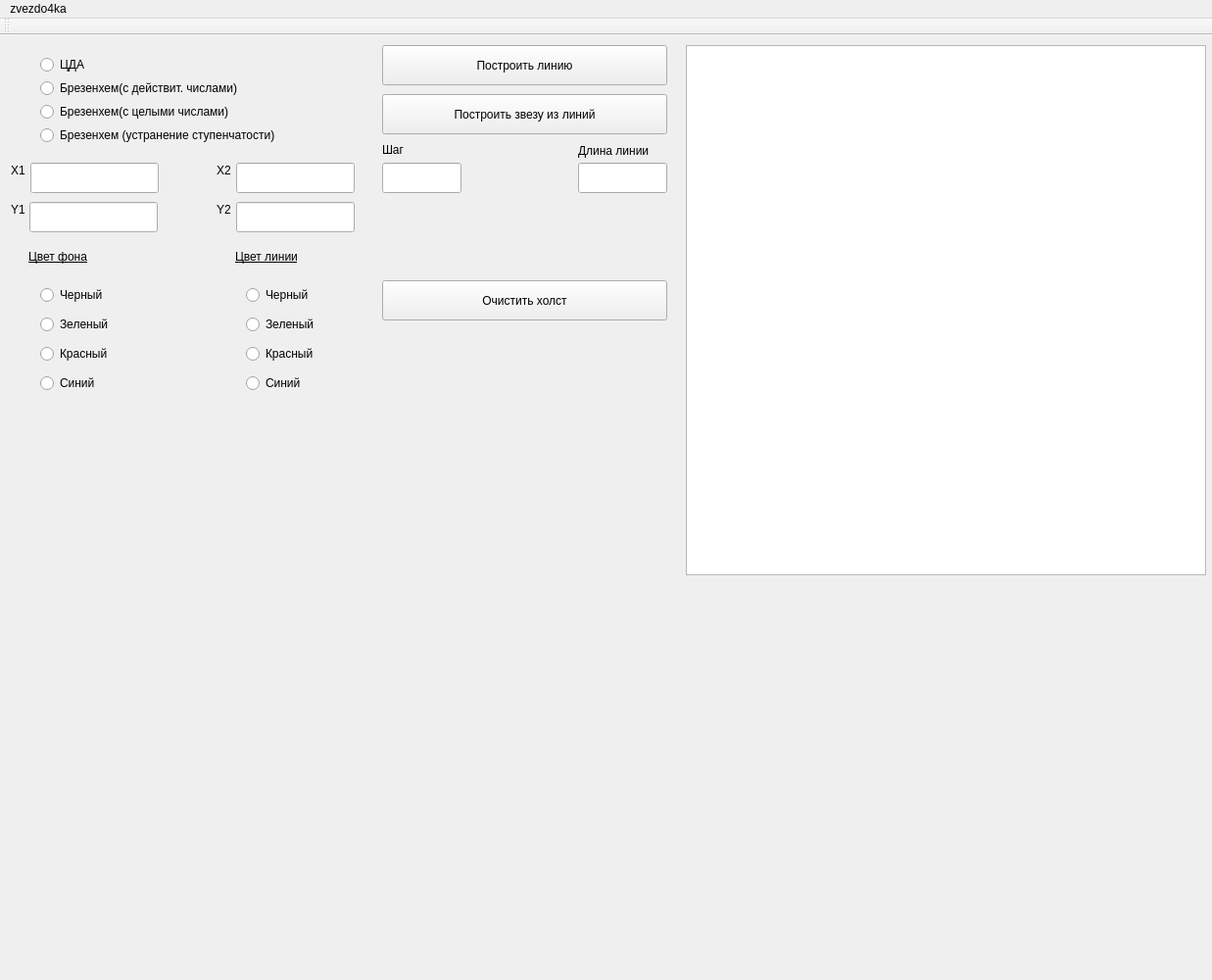
<?xml version="1.0" encoding="UTF-8"?>
<ui version="4.0">
 <class>MainWindow</class>
 <widget class="QMainWindow" name="MainWindow">
  <property name="geometry">
   <rect>
    <x>0</x>
    <y>0</y>
    <width>1237</width>
    <height>1000</height>
   </rect>
  </property>
  <property name="minimumSize">
   <size>
    <width>1000</width>
    <height>1000</height>
   </size>
  </property>
  <property name="windowTitle">
   <string>image</string>
  </property>
  <property name="toolTip">
   <string/>
  </property>
  <widget class="QWidget" name="centralWidget">
   <widget class="QGraphicsView" name="mainview">
    <property name="geometry">
     <rect>
      <x>700</x>
      <y>10</y>
      <width>531</width>
      <height>541</height>
     </rect>
    </property>
    <property name="minimumSize">
     <size>
      <width>400</width>
      <height>400</height>
     </size>
    </property>
   </widget>
   <widget class="QLineEdit" name="xn">
    <property name="geometry">
     <rect>
      <x>31</x>
      <y>130</y>
      <width>131</width>
      <height>31</height>
     </rect>
    </property>
   </widget>
   <widget class="QLabel" name="label">
    <property name="geometry">
     <rect>
      <x>11</x>
      <y>130</y>
      <width>16</width>
      <height>16</height>
     </rect>
    </property>
    <property name="text">
     <string>X1</string>
    </property>
   </widget>
   <widget class="QLabel" name="label_2">
    <property name="geometry">
     <rect>
      <x>11</x>
      <y>170</y>
      <width>16</width>
      <height>16</height>
     </rect>
    </property>
    <property name="text">
     <string>Y1</string>
    </property>
   </widget>
   <widget class="QLineEdit" name="yn">
    <property name="geometry">
     <rect>
      <x>30</x>
      <y>170</y>
      <width>131</width>
      <height>31</height>
     </rect>
    </property>
   </widget>
   <widget class="QLabel" name="label_3">
    <property name="geometry">
     <rect>
      <x>221</x>
      <y>130</y>
      <width>16</width>
      <height>16</height>
     </rect>
    </property>
    <property name="text">
     <string>X2</string>
    </property>
   </widget>
   <widget class="QLabel" name="label_4">
    <property name="geometry">
     <rect>
      <x>221</x>
      <y>170</y>
      <width>16</width>
      <height>16</height>
     </rect>
    </property>
    <property name="text">
     <string>Y2</string>
    </property>
   </widget>
   <widget class="QLineEdit" name="xk">
    <property name="geometry">
     <rect>
      <x>241</x>
      <y>130</y>
      <width>121</width>
      <height>31</height>
     </rect>
    </property>
   </widget>
   <widget class="QLineEdit" name="yk">
    <property name="geometry">
     <rect>
      <x>241</x>
      <y>170</y>
      <width>121</width>
      <height>31</height>
     </rect>
    </property>
   </widget>
   <widget class="QLabel" name="label_5">
    <property name="geometry">
     <rect>
      <x>29</x>
      <y>210</y>
      <width>81</width>
      <height>31</height>
     </rect>
    </property>
    <property name="font">
     <font>
      <underline>true</underline>
     </font>
    </property>
    <property name="text">
     <string>Цвет фона</string>
    </property>
   </widget>
   <widget class="QLabel" name="label_6">
    <property name="geometry">
     <rect>
      <x>240</x>
      <y>210</y>
      <width>81</width>
      <height>31</height>
     </rect>
    </property>
    <property name="font">
     <font>
      <underline>true</underline>
     </font>
    </property>
    <property name="text">
     <string>Цвет линии</string>
    </property>
   </widget>
   <widget class="QWidget" name="gridLayoutWidget">
    <property name="geometry">
     <rect>
      <x>30</x>
      <y>240</y>
      <width>91</width>
      <height>141</height>
     </rect>
    </property>
    <layout class="QGridLayout" name="gridLayout">
     <item row="0" column="0">
      <widget class="QRadioButton" name="blackBg">
       <property name="text">
        <string>Черный</string>
       </property>
      </widget>
     </item>
     <item row="1" column="0">
      <widget class="QRadioButton" name="greenBg">
       <property name="text">
        <string>Зеленый</string>
       </property>
      </widget>
     </item>
     <item row="2" column="0">
      <widget class="QRadioButton" name="redBg">
       <property name="text">
        <string>Красный</string>
       </property>
      </widget>
     </item>
     <item row="3" column="0">
      <widget class="QRadioButton" name="blueBg">
       <property name="text">
        <string>Синий</string>
       </property>
      </widget>
     </item>
    </layout>
   </widget>
   <widget class="QWidget" name="gridLayoutWidget_2">
    <property name="geometry">
     <rect>
      <x>240</x>
      <y>240</y>
      <width>91</width>
      <height>141</height>
     </rect>
    </property>
    <layout class="QGridLayout" name="gridLayout_2">
     <item row="0" column="0">
      <widget class="QRadioButton" name="blackLine">
       <property name="text">
        <string>Черный</string>
       </property>
      </widget>
     </item>
     <item row="1" column="0">
      <widget class="QRadioButton" name="greenLine">
       <property name="text">
        <string>Зеленый</string>
       </property>
      </widget>
     </item>
     <item row="2" column="0">
      <widget class="QRadioButton" name="redLine">
       <property name="text">
        <string>Красный</string>
       </property>
      </widget>
     </item>
     <item row="3" column="0">
      <widget class="QRadioButton" name="blueLine">
       <property name="text">
        <string>Синий</string>
       </property>
      </widget>
     </item>
    </layout>
   </widget>
   <widget class="QWidget" name="gridLayoutWidget_3">
    <property name="geometry">
     <rect>
      <x>30</x>
      <y>10</y>
      <width>331</width>
      <height>112</height>
     </rect>
    </property>
    <layout class="QGridLayout" name="gridLayout_3">
     <item row="0" column="0">
      <widget class="QRadioButton" name="cda">
       <property name="text">
        <string>ЦДА</string>
       </property>
      </widget>
     </item>
     <item row="1" column="0">
      <widget class="QRadioButton" name="br_float">
       <property name="text">
        <string>Брезенхем(с действит. числами)</string>
       </property>
      </widget>
     </item>
     <item row="2" column="0">
      <widget class="QRadioButton" name="br_int">
       <property name="text">
        <string>Брезенхем(с целыми числами)</string>
       </property>
      </widget>
     </item>
     <item row="3" column="0">
      <widget class="QRadioButton" name="br_smooth">
       <property name="text">
        <string>Брезенхем (устранение ступенчатости)</string>
       </property>
      </widget>
     </item>
    </layout>
   </widget>
   <widget class="QPushButton" name="drawLine">
    <property name="geometry">
     <rect>
      <x>390</x>
      <y>10</y>
      <width>291</width>
      <height>41</height>
     </rect>
    </property>
    <property name="text">
     <string>Построить линию</string>
    </property>
   </widget>
   <widget class="QPushButton" name="drawStar">
    <property name="geometry">
     <rect>
      <x>390</x>
      <y>60</y>
      <width>291</width>
      <height>41</height>
     </rect>
    </property>
    <property name="text">
     <string>Построить звезу из линий</string>
    </property>
   </widget>
   <widget class="QPushButton" name="clear">
    <property name="geometry">
     <rect>
      <x>390</x>
      <y>250</y>
      <width>291</width>
      <height>41</height>
     </rect>
    </property>
    <property name="text">
     <string>Очистить холст</string>
    </property>
   </widget>
   <widget class="QLineEdit" name="step">
    <property name="geometry">
     <rect>
      <x>390</x>
      <y>130</y>
      <width>81</width>
      <height>31</height>
     </rect>
    </property>
   </widget>
   <widget class="QLabel" name="label_12">
    <property name="geometry">
     <rect>
      <x>390</x>
      <y>110</y>
      <width>59</width>
      <height>14</height>
     </rect>
    </property>
    <property name="text">
     <string>Шаг</string>
    </property>
   </widget>
   <widget class="QLineEdit" name="length">
    <property name="geometry">
     <rect>
      <x>590</x>
      <y>130</y>
      <width>91</width>
      <height>31</height>
     </rect>
    </property>
   </widget>
   <widget class="QLabel" name="label_13">
    <property name="geometry">
     <rect>
      <x>590</x>
      <y>110</y>
      <width>111</width>
      <height>16</height>
     </rect>
    </property>
    <property name="text">
     <string>Длина линии</string>
    </property>
   </widget>
  </widget>
  <widget class="QMenuBar" name="menuBar">
   <property name="geometry">
    <rect>
     <x>0</x>
     <y>0</y>
     <width>1237</width>
     <height>22</height>
    </rect>
   </property>
   <widget class="QMenu" name="menuzvezdo4ka">
    <property name="title">
     <string>zvezdo4ka</string>
    </property>
   </widget>
   <addaction name="menuzvezdo4ka"/>
  </widget>
  <widget class="QToolBar" name="mainToolBar">
   <attribute name="toolBarArea">
    <enum>TopToolBarArea</enum>
   </attribute>
   <attribute name="toolBarBreak">
    <bool>false</bool>
   </attribute>
  </widget>
 </widget>
 <layoutdefault spacing="6" margin="11"/>
 <resources/>
 <connections/>
</ui>
